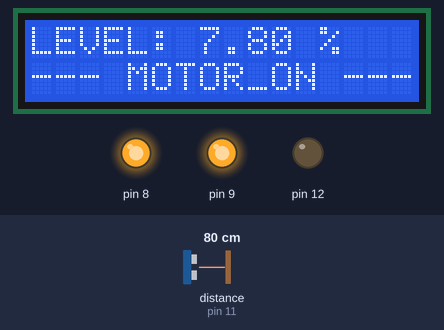
A sketch run on a simulated Arduino Uno, built with avr-gcc and run on an emulated ATmega328P. Shown: 16×2 character LCD, output pins drawn as LEDs (lit = HIGH). Wiring (inferred from the names in the program): ultrasonic range finder: trigger pin 10; echo pin 11. The inputs (shaded band) are chosen by the test bench; at power-on: distance to the obstacle (sensor on pin 11) 80 cm. The echo pulse lasts 58.3 µs per cm; pins used as bus, display or sensor lines are not drawn; what the sketch prints to the serial monitor is not drawn.

Above: at 1.8 s.
1.9 s: distance to the obstacle (sensor on pin 11) set to 2 cm
At 2.8 s:
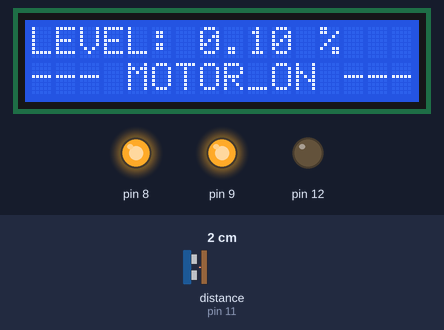
3.5 s: distance to the obstacle (sensor on pin 11) set to 4 cm
At 4.7 s:
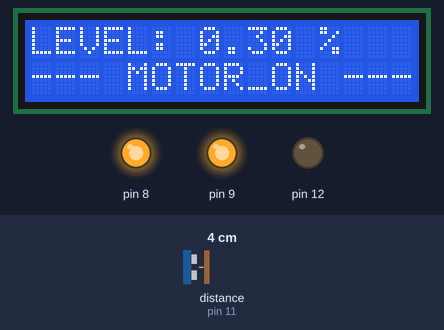
5.0 s: distance to the obstacle (sensor on pin 11) set to 9 cm
At 5.6 s:
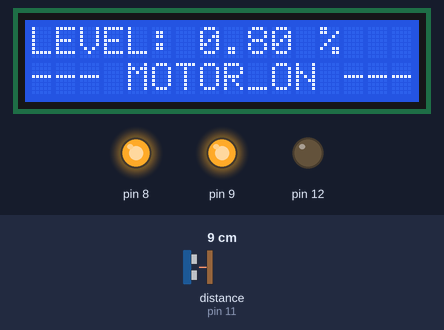
Timing chart, 0 to 8.0 s (numbered marks = the images above; inputs shaded):
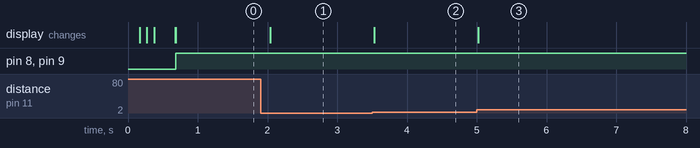

The sketch:

Final_Code.ino
```cpp
# include "LiquidCrystal.h"  //lcd libary
LiquidCrystal lcd(7,6,5,4,3,2);   //LCD object Parameters: (rs, enable, d4, d5, d6, d7)

const int trigPin = 10; //trig pin connection
const int echoPin = 11;  //echopin connection
long duration;
int distanceCm;
int lvl;
// float liquid;
int max=1020;
float temp;

void setup() {
  Serial.begin(9600);
  // setup perameter
  lcd.begin(16,2);
  pinMode(trigPin, OUTPUT);
  pinMode(echoPin, INPUT);
  lcd.setCursor(0,0);
  lcd.print("  WaterLevel    ");
  delay(100);
  lcd.setCursor(0,1);
  lcd.print("  Measurement  ");
  delay(100);
  lcd.clear();
  lcd.setCursor(0,0);
  lcd.print("    Made By    ");
  delay(100);
  lcd.setCursor(0,1);
  lcd.print(" MD.Tanvir Hasan  ");
  //Serial.println("Water_Level_Controller");
  //Serial.println("Motor_mode    Water_level");

  delay(300);

  pinMode(9,OUTPUT);
  pinMode(8,OUTPUT);
  pinMode(12,OUTPUT);
  digitalWrite(9,LOW);
  digitalWrite(8,LOW);
  digitalWrite(12,LOW);
  lcd.clear();
}

void loop() {   // loop of flow program
  digitalWrite(trigPin, LOW);
  delayMicroseconds(2);
  digitalWrite(trigPin, HIGH);
  delayMicroseconds(10);
  digitalWrite(trigPin, LOW);
  duration = pulseIn(echoPin, HIGH);
  distanceCm= duration*0.034/2;
  //lcd.setCursor(0,0);

  lvl=distanceCm;
  //lcd.print("NOW_AT:");
  //lcd.print(lvl);
  //lcd.setCursor(0,1);

  //lcd.print("LEVEL:");
  //lcd.print(distanceCm);
  temp = (lvl)*(100.00/(max-20));
  if(temp<100){
    lcd.setCursor(0,0);
    lcd.print("LEVEL: ");

    lcd.print(temp);
    lcd.print(" % "); //cm

    lcd.setCursor(0,1);
    lcd.print("--- MOTOR_ON ---");

    Serial.println("ON");
    Serial.println(temp);
    //motor control
    digitalWrite(8,HIGH);
    digitalWrite(9,150);
    delay(150);
  }
  else{
    lcd.setCursor(0,0);
    lcd.print("LEVEL:");
    lcd.print("100% MAX");

    lcd.setCursor(0,1);
    lcd.print("-- MOTOR_OFF ---");
    Serial.println("OFF");
    Serial.println(100);
    //motorcontrol
    digitalWrite(8,LOW);
    digitalWrite(9,150);
    delay(150);

    }
  delay(10);
}
```

Measured:
- after the input at 1.9 s, the display: changes after 0.14 s (image 1)
- after the input at 3.5 s, the display: changes at once (image 2)
- after the input at 5.0 s, the display: changes at once (image 3)
